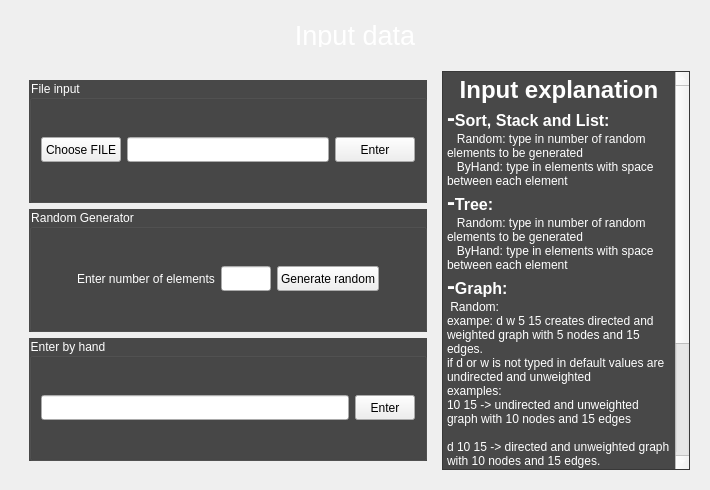
<?xml version="1.0" encoding="UTF-8"?>
<ui version="4.0">
 <class>Entry</class>
 <widget class="QWidget" name="Entry">
  <property name="geometry">
   <rect>
    <x>0</x>
    <y>0</y>
    <width>710</width>
    <height>490</height>
   </rect>
  </property>
  <property name="windowTitle">
   <string>Form</string>
  </property>
  <property name="styleSheet">
   <string notr="true">QWidget { color: white; }
QPushButton { color: black; }
QLineEdit { color: black; }
</string>
  </property>
  <layout class="QVBoxLayout" name="verticalLayout_2">
   <item>
    <widget class="QWidget" name="widget_3" native="true">
     <layout class="QVBoxLayout" name="verticalLayout_3">
      <item>
       <layout class="QHBoxLayout" name="horizontalLayout_4">
        <item>
         <spacer name="horizontalSpacer">
          <property name="orientation">
           <enum>Qt::Horizontal</enum>
          </property>
          <property name="sizeHint" stdset="0">
           <size>
            <width>40</width>
            <height>20</height>
           </size>
          </property>
         </spacer>
        </item>
        <item alignment="Qt::AlignHCenter|Qt::AlignVCenter">
         <widget class="QLabel" name="label">
          <property name="minimumSize">
           <size>
            <width>200</width>
            <height>27</height>
           </size>
          </property>
          <property name="maximumSize">
           <size>
            <width>110</width>
            <height>20</height>
           </size>
          </property>
          <property name="text">
           <string>&lt;html&gt;&lt;head/&gt;&lt;body&gt;&lt;p align=&quot;center&quot;&gt;&lt;span style=&quot; font-size:20pt;&quot;&gt;Input data&lt;/span&gt;&lt;/p&gt;&lt;/body&gt;&lt;/html&gt;</string>
          </property>
         </widget>
        </item>
        <item>
         <spacer name="horizontalSpacer_2">
          <property name="orientation">
           <enum>Qt::Horizontal</enum>
          </property>
          <property name="sizeHint" stdset="0">
           <size>
            <width>40</width>
            <height>20</height>
           </size>
          </property>
         </spacer>
        </item>
       </layout>
      </item>
     </layout>
    </widget>
   </item>
   <item>
    <widget class="QWidget" name="widget" native="true">
     <layout class="QHBoxLayout" name="horizontalLayout_9">
      <item>
       <widget class="QWidget" name="widget_2" native="true">
        <layout class="QVBoxLayout" name="verticalLayout">
         <item>
          <layout class="QHBoxLayout" name="horizontalLayout_2">
           <item>
            <widget class="QGroupBox" name="groupBox">
             <property name="styleSheet">
              <string notr="true">QGroupBox { background-color: rgb(72, 72, 72)}</string>
             </property>
             <property name="title">
              <string>File input</string>
             </property>
             <layout class="QHBoxLayout" name="horizontalLayout_7">
              <item>
               <widget class="QPushButton" name="chooseFile">
                <property name="minimumSize">
                 <size>
                  <width>0</width>
                  <height>25</height>
                 </size>
                </property>
                <property name="maximumSize">
                 <size>
                  <width>16777215</width>
                  <height>25</height>
                 </size>
                </property>
                <property name="text">
                 <string>Choose FILE</string>
                </property>
               </widget>
              </item>
              <item>
               <widget class="QLineEdit" name="filePath">
                <property name="minimumSize">
                 <size>
                  <width>0</width>
                  <height>25</height>
                 </size>
                </property>
                <property name="maximumSize">
                 <size>
                  <width>16777215</width>
                  <height>25</height>
                 </size>
                </property>
               </widget>
              </item>
              <item>
               <widget class="QPushButton" name="fileCommit">
                <property name="minimumSize">
                 <size>
                  <width>0</width>
                  <height>25</height>
                 </size>
                </property>
                <property name="maximumSize">
                 <size>
                  <width>16777215</width>
                  <height>25</height>
                 </size>
                </property>
                <property name="text">
                 <string>Enter</string>
                </property>
               </widget>
              </item>
             </layout>
            </widget>
           </item>
          </layout>
         </item>
         <item>
          <layout class="QHBoxLayout" name="horizontalLayout_3">
           <item>
            <widget class="QGroupBox" name="groupBox_2">
             <property name="styleSheet">
              <string notr="true">QGroupBox { background-color: rgb(72, 72, 72) }</string>
             </property>
             <property name="title">
              <string>Random Generator</string>
             </property>
             <layout class="QHBoxLayout" name="horizontalLayout_6">
              <item>
               <spacer name="horizontalSpacer_3">
                <property name="orientation">
                 <enum>Qt::Horizontal</enum>
                </property>
                <property name="sizeHint" stdset="0">
                 <size>
                  <width>40</width>
                  <height>20</height>
                 </size>
                </property>
               </spacer>
              </item>
              <item>
               <widget class="QLabel" name="label_2">
                <property name="text">
                 <string>Enter number of elements</string>
                </property>
               </widget>
              </item>
              <item>
               <widget class="QLineEdit" name="randomNubmer">
                <property name="minimumSize">
                 <size>
                  <width>50</width>
                  <height>25</height>
                 </size>
                </property>
                <property name="maximumSize">
                 <size>
                  <width>50</width>
                  <height>25</height>
                 </size>
                </property>
               </widget>
              </item>
              <item>
               <widget class="QPushButton" name="randomGenerate">
                <property name="minimumSize">
                 <size>
                  <width>0</width>
                  <height>25</height>
                 </size>
                </property>
                <property name="maximumSize">
                 <size>
                  <width>16777215</width>
                  <height>25</height>
                 </size>
                </property>
                <property name="text">
                 <string>Generate random</string>
                </property>
               </widget>
              </item>
              <item>
               <spacer name="horizontalSpacer_4">
                <property name="orientation">
                 <enum>Qt::Horizontal</enum>
                </property>
                <property name="sizeHint" stdset="0">
                 <size>
                  <width>40</width>
                  <height>20</height>
                 </size>
                </property>
               </spacer>
              </item>
             </layout>
            </widget>
           </item>
          </layout>
         </item>
         <item>
          <layout class="QHBoxLayout" name="horizontalLayout_5">
           <item>
            <widget class="QGroupBox" name="groupBox_3">
             <property name="styleSheet">
              <string notr="true">QGroupBox { background-color: rgb(72, 72, 72) }</string>
             </property>
             <property name="title">
              <string>Enter by hand</string>
             </property>
             <layout class="QHBoxLayout" name="horizontalLayout_8">
              <item>
               <widget class="QLineEdit" name="handText">
                <property name="minimumSize">
                 <size>
                  <width>0</width>
                  <height>25</height>
                 </size>
                </property>
                <property name="maximumSize">
                 <size>
                  <width>16777215</width>
                  <height>25</height>
                 </size>
                </property>
               </widget>
              </item>
              <item>
               <widget class="QPushButton" name="handCommit">
                <property name="minimumSize">
                 <size>
                  <width>60</width>
                  <height>25</height>
                 </size>
                </property>
                <property name="maximumSize">
                 <size>
                  <width>60</width>
                  <height>25</height>
                 </size>
                </property>
                <property name="text">
                 <string>Enter</string>
                </property>
               </widget>
              </item>
             </layout>
            </widget>
           </item>
          </layout>
         </item>
        </layout>
       </widget>
      </item>
      <item>
       <widget class="QTextBrowser" name="textBrowser">
        <property name="styleSheet">
         <string notr="true">QTextBrowser{background-color: rgb(72, 72, 72); color:white}</string>
        </property>
        <property name="html">
         <string>&lt;!DOCTYPE HTML PUBLIC &quot;-//W3C//DTD HTML 4.0//EN&quot; &quot;http://www.w3.org/TR/REC-html40/strict.dtd&quot;&gt;
&lt;html&gt;&lt;head&gt;&lt;meta name=&quot;qrichtext&quot; content=&quot;1&quot; /&gt;&lt;style type=&quot;text/css&quot;&gt;
p, li { white-space: pre-wrap; }
&lt;/style&gt;&lt;/head&gt;&lt;body style=&quot; font-family:'Sans Serif'; font-size:9pt; font-weight:400; font-style:normal;&quot;&gt;
&lt;p align=&quot;center&quot; style=&quot; margin-top:0px; margin-bottom:0px; margin-left:0px; margin-right:0px; -qt-block-indent:0; text-indent:0px;&quot;&gt;&lt;span style=&quot; font-family:'Ubuntu'; font-size:18pt; font-weight:600;&quot;&gt;Input explanation&lt;/span&gt;&lt;/p&gt;
&lt;p style=&quot; margin-top:0px; margin-bottom:0px; margin-left:0px; margin-right:0px; -qt-block-indent:0; text-indent:0px;&quot;&gt;&lt;span style=&quot; font-family:'Ubuntu'; font-size:18pt; font-weight:600;&quot;&gt;-&lt;/span&gt;&lt;span style=&quot; font-family:'Ubuntu'; font-size:12pt; font-weight:600;&quot;&gt;Sort, Stack and List:&lt;/span&gt;&lt;/p&gt;
&lt;p style=&quot; margin-top:0px; margin-bottom:0px; margin-left:0px; margin-right:0px; -qt-block-indent:0; text-indent:0px;&quot;&gt;&lt;span style=&quot; font-family:'Ubuntu';&quot;&gt;   Random: type in number of random elements to be generated&lt;/span&gt;&lt;/p&gt;
&lt;p style=&quot; margin-top:0px; margin-bottom:0px; margin-left:0px; margin-right:0px; -qt-block-indent:0; text-indent:0px;&quot;&gt;&lt;span style=&quot; font-family:'Ubuntu';&quot;&gt;   ByHand: type in elements with space between each element&lt;/span&gt;&lt;/p&gt;
&lt;p style=&quot; margin-top:0px; margin-bottom:0px; margin-left:0px; margin-right:0px; -qt-block-indent:0; text-indent:0px;&quot;&gt;&lt;span style=&quot; font-family:'Ubuntu'; font-size:18pt; font-weight:600;&quot;&gt;-&lt;/span&gt;&lt;span style=&quot; font-family:'Ubuntu'; font-size:12pt; font-weight:600;&quot;&gt;Tree:&lt;/span&gt;&lt;/p&gt;
&lt;p style=&quot; margin-top:0px; margin-bottom:0px; margin-left:0px; margin-right:0px; -qt-block-indent:0; text-indent:0px;&quot;&gt;&lt;span style=&quot; font-family:'Ubuntu';&quot;&gt;   Random: type in number of random elements to be generated&lt;/span&gt;&lt;/p&gt;
&lt;p style=&quot; margin-top:0px; margin-bottom:0px; margin-left:0px; margin-right:0px; -qt-block-indent:0; text-indent:0px;&quot;&gt;&lt;span style=&quot; font-family:'Ubuntu';&quot;&gt;   ByHand: type in elements with space between each element&lt;/span&gt;&lt;/p&gt;
&lt;p style=&quot; margin-top:0px; margin-bottom:0px; margin-left:0px; margin-right:0px; -qt-block-indent:0; text-indent:0px;&quot;&gt;&lt;span style=&quot; font-family:'Ubuntu'; font-size:18pt; font-weight:600;&quot;&gt;-&lt;/span&gt;&lt;span style=&quot; font-family:'Ubuntu'; font-size:12pt; font-weight:600;&quot;&gt;Graph:&lt;/span&gt;&lt;/p&gt;
&lt;p style=&quot; margin-top:0px; margin-bottom:0px; margin-left:0px; margin-right:0px; -qt-block-indent:0; text-indent:0px;&quot;&gt;&lt;span style=&quot; font-family:'Ubuntu';&quot;&gt; Random:&lt;/span&gt;&lt;/p&gt;
&lt;p style=&quot; margin-top:0px; margin-bottom:0px; margin-left:0px; margin-right:0px; -qt-block-indent:0; text-indent:0px;&quot;&gt;&lt;span style=&quot; font-family:'Ubuntu';&quot;&gt;exampe: d w 5 15 creates directed and weighted graph with 5 nodes and 15 edges.&lt;/span&gt;&lt;/p&gt;
&lt;p style=&quot; margin-top:0px; margin-bottom:0px; margin-left:0px; margin-right:0px; -qt-block-indent:0; text-indent:0px;&quot;&gt;&lt;span style=&quot; font-family:'Ubuntu';&quot;&gt;if d or w is not typed in default values are undirected and unweighted&lt;/span&gt;&lt;/p&gt;
&lt;p style=&quot; margin-top:0px; margin-bottom:0px; margin-left:0px; margin-right:0px; -qt-block-indent:0; text-indent:0px;&quot;&gt;&lt;span style=&quot; font-family:'Ubuntu';&quot;&gt;examples:&lt;/span&gt;&lt;/p&gt;
&lt;p style=&quot; margin-top:0px; margin-bottom:0px; margin-left:0px; margin-right:0px; -qt-block-indent:0; text-indent:0px;&quot;&gt;&lt;span style=&quot; font-family:'Ubuntu';&quot;&gt;10 15 -&amp;gt; undirected and unweighted graph with 10 nodes and 15 edges&lt;/span&gt;&lt;/p&gt;
&lt;p style=&quot;-qt-paragraph-type:empty; margin-top:0px; margin-bottom:0px; margin-left:0px; margin-right:0px; -qt-block-indent:0; text-indent:0px; font-family:'Ubuntu';&quot;&gt;&lt;br /&gt;&lt;/p&gt;
&lt;p style=&quot; margin-top:0px; margin-bottom:0px; margin-left:0px; margin-right:0px; -qt-block-indent:0; text-indent:0px;&quot;&gt;&lt;span style=&quot; font-family:'Ubuntu';&quot;&gt;d 10 15 -&amp;gt; directed and unweighted graph with 10 nodes and 15 edges.&lt;/span&gt;&lt;/p&gt;
&lt;p style=&quot;-qt-paragraph-type:empty; margin-top:0px; margin-bottom:0px; margin-left:0px; margin-right:0px; -qt-block-indent:0; text-indent:0px; font-family:'Ubuntu';&quot;&gt;&lt;br /&gt;&lt;/p&gt;
&lt;p style=&quot; margin-top:0px; margin-bottom:0px; margin-left:0px; margin-right:0px; -qt-block-indent:0; text-indent:0px;&quot;&gt;&lt;span style=&quot; font-family:'Ubuntu';&quot;&gt;By hand:&lt;/span&gt;&lt;/p&gt;
&lt;p style=&quot; margin-top:0px; margin-bottom:0px; margin-left:0px; margin-right:0px; -qt-block-indent:0; text-indent:0px;&quot;&gt;&lt;span style=&quot; font-family:'Ubuntu';&quot;&gt;type optionaly d  for directed graph and after that type in edges separated with comas (,) alse between start and end node must be space!&lt;/span&gt;&lt;/p&gt;
&lt;p style=&quot; margin-top:0px; margin-bottom:0px; margin-left:0px; margin-right:0px; -qt-block-indent:0; text-indent:0px;&quot;&gt;&lt;span style=&quot; font-family:'Ubuntu';&quot;&gt;format: startNode (space) endNode (space) weight(optionaly) , (comma)&lt;/span&gt;&lt;/p&gt;
&lt;p style=&quot; margin-top:0px; margin-bottom:0px; margin-left:0px; margin-right:0px; -qt-block-indent:0; text-indent:0px;&quot;&gt;&lt;span style=&quot; font-family:'Ubuntu';&quot;&gt;example:&lt;/span&gt;&lt;/p&gt;
&lt;p style=&quot; margin-top:0px; margin-bottom:0px; margin-left:0px; margin-right:0px; -qt-block-indent:0; text-indent:0px;&quot;&gt;&lt;span style=&quot; font-family:'Ubuntu';&quot;&gt;d 1 2, 2 3, 3 4 -&amp;gt;  directed unweighted&lt;/span&gt;&lt;/p&gt;
&lt;p style=&quot; margin-top:0px; margin-bottom:0px; margin-left:0px; margin-right:0px; -qt-block-indent:0; text-indent:0px;&quot;&gt;&lt;span style=&quot; font-family:'Ubuntu';&quot;&gt;d 1 2 3, 2 3 4 -&amp;gt; directed weighted&lt;/span&gt;&lt;/p&gt;
&lt;p style=&quot;-qt-paragraph-type:empty; margin-top:0px; margin-bottom:0px; margin-left:0px; margin-right:0px; -qt-block-indent:0; text-indent:0px; font-family:'Ubuntu';&quot;&gt;&lt;br /&gt;&lt;/p&gt;&lt;/body&gt;&lt;/html&gt;</string>
        </property>
       </widget>
      </item>
     </layout>
    </widget>
   </item>
  </layout>
 </widget>
 <resources/>
 <connections/>
</ui>
